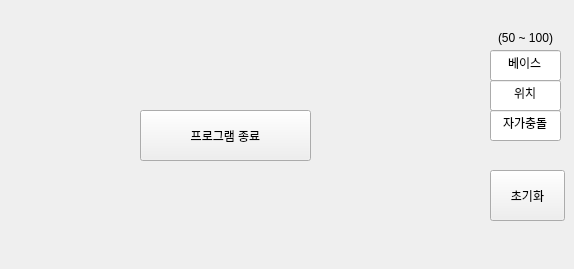
      <widget class="QWidget" name="ROBOT_INIT">
       <widget class="QLabel" name="IMAGE_INIT_ROBOT">
        <property name="geometry">
         <rect>
          <x>10</x>
          <y>10</y>
          <width>450</width>
          <height>250</height>
         </rect>
        </property>
        <property name="text">
         <string/>
        </property>
        <property name="pixmap">
         <pixmap resource="resource.qrc">:/build/image/error/rp1.png</pixmap>
        </property>
        <property name="scaledContents">
         <bool>true</bool>
        </property>
        <property name="alignment">
         <set>Qt::AlignCenter</set>
        </property>
       </widget>
       <widget class="QPushButton" name="BTN_INIT_ROBOT_INIT">
        <property name="geometry">
         <rect>
          <x>490</x>
          <y>170</y>
          <width>75</width>
          <height>51</height>
         </rect>
        </property>
        <property name="text">
         <string>초기화</string>
        </property>
       </widget>
       <widget class="QLineEdit" name="LE_INIT_ROBOT_BASE">
        <property name="geometry">
         <rect>
          <x>490</x>
          <y>50</y>
          <width>71</width>
          <height>31</height>
         </rect>
        </property>
        <property name="text">
         <string>베이스</string>
        </property>
        <property name="alignment">
         <set>Qt::AlignCenter</set>
        </property>
        <property name="readOnly">
         <bool>true</bool>
        </property>
       </widget>
       <widget class="QLineEdit" name="LE_INIT_ROBOT_INBOX">
        <property name="geometry">
         <rect>
          <x>490</x>
          <y>80</y>
          <width>71</width>
          <height>31</height>
         </rect>
        </property>
        <property name="text">
         <string>위치</string>
        </property>
        <property name="alignment">
         <set>Qt::AlignCenter</set>
        </property>
        <property name="readOnly">
         <bool>true</bool>
        </property>
       </widget>
       <widget class="QLineEdit" name="LE_INIT_ROBOT_COL">
        <property name="geometry">
         <rect>
          <x>490</x>
          <y>110</y>
          <width>71</width>
          <height>31</height>
         </rect>
        </property>
        <property name="text">
         <string>자가충돌</string>
        </property>
        <property name="alignment">
         <set>Qt::AlignCenter</set>
        </property>
        <property name="readOnly">
         <bool>true</bool>
        </property>
       </widget>
       <widget class="QPushButton" name="BTN_INIT_ROBOT_PROGRAM_EXIT">
        <property name="geometry">
         <rect>
          <x>140</x>
          <y>110</y>
          <width>171</width>
          <height>51</height>
         </rect>
        </property>
        <property name="text">
         <string>프로그램 종료</string>
        </property>
       </widget>
       <widget class="QLabel" name="LB_INIT_ROBOT_BASE">
        <property name="geometry">
         <rect>
          <x>490</x>
          <y>30</y>
          <width>71</width>
          <height>16</height>
         </rect>
        </property>
        <property name="text">
         <string>(50 ~ 100)</string>
        </property>
        <property name="alignment">
         <set>Qt::AlignCenter</set>
        </property>
       </widget>
       <zorder>IMAGE_INIT_ROBOT</zorder>
       <zorder>BTN_INIT_ROBOT_INIT</zorder>
       <zorder>LE_INIT_ROBOT_BASE</zorder>
       <zorder>LE_INIT_ROBOT_INBOX</zorder>
       <zorder>LE_INIT_ROBOT_COL</zorder>
       <zorder>LB_INIT_ROBOT_BASE</zorder>
       <zorder>BTN_INIT_ROBOT_PROGRAM_EXIT</zorder>
      </widget>
